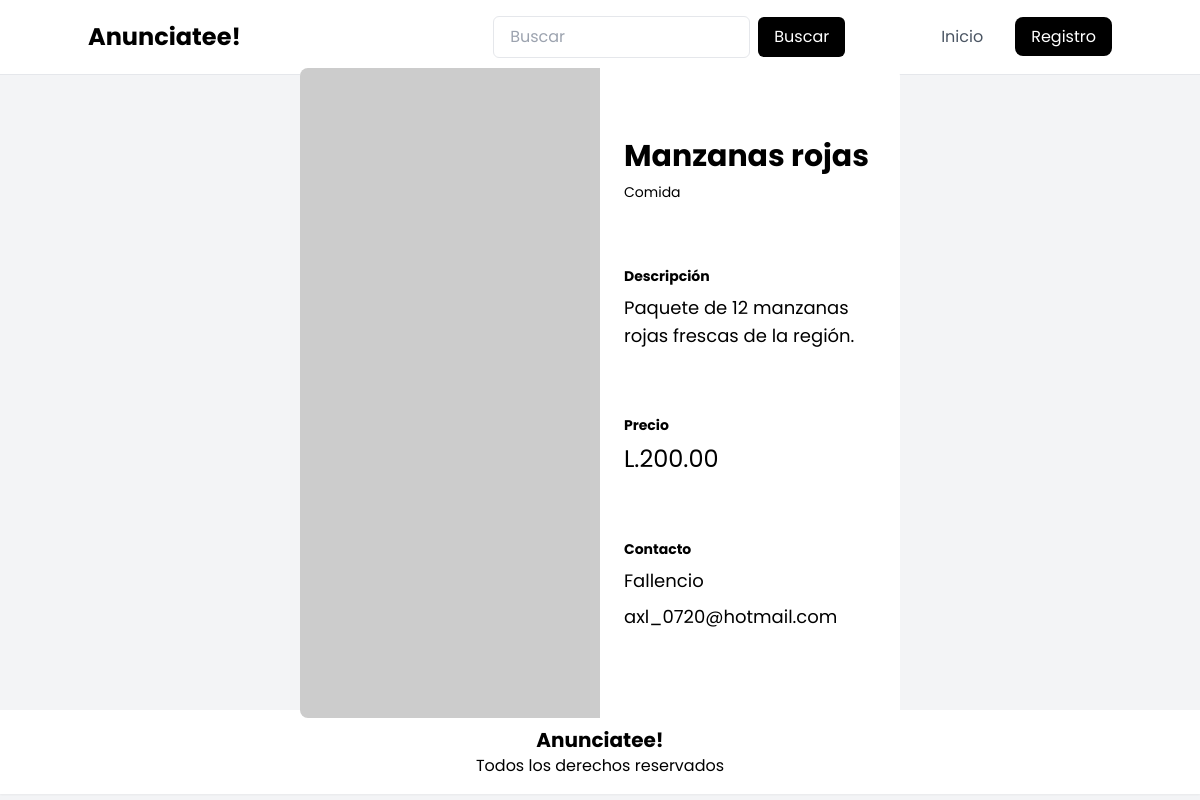
/anuncio.php?id=62, run on the app's committed database.
### tables this page shows
CREATE TABLE `advertisement` (
  `id` int(11) NOT NULL,
  `title` varchar(255) NOT NULL,
  `description` text NOT NULL,
  `price` decimal(10,2) NOT NULL,
  `user_id` int(11) NOT NULL,
  `category_id` int(11) NOT NULL
);

CREATE TABLE `categories` (
  `id` int(11) NOT NULL,
  `name` varchar(20) NOT NULL
);

CREATE TABLE `users` (
  `id` int(11) NOT NULL,
  `email` varchar(100) NOT NULL,
  `username` varchar(10) NOT NULL,
  `password` varchar(50) NOT NULL
);

### models/Advertisement.php (called while the page is built, shortened)
<?php
class Advertisement {
    private $connection;
    public function __construct($db) {
        $this->connection = $db;
    }
    public function getAdvertisementsById($id){
        try{
            $query = "SELECT a.id , a.title, a.description, a.price, u.email, u.username, a.category_id, a.user_id
            FROM advertisement as a INNER JOIN users as u ON a.user_id = u.id WHERE a.id = :id";
            $stmt = $this->connection->prepare($query);
            $stmt->bindParam(':id', $id);
            $stmt->execute();
            $advertisement = $stmt->fetch(PDO::FETCH_ASSOC);
            return $advertisement;
        }catch(PDOException $e){
            echo "Error: " . $e->getMessage();
        }
    }
}

### models/Category.php (called while the page is built, shortened)
<?php
class Category{
    private $connection;
    public function __construct($db){
        $this->connection = $db;
    }
    public function getCategoryNameById($id){
        try{
            $query = "SELECT name FROM categories WHERE id = :id";
            $stmt = $this->connection->prepare($query);
            $stmt->bindParam(':id', $id);
            $stmt->execute();
            $category = $stmt->fetch(PDO::FETCH_ASSOC);
            return $category['name'];
        }catch(PDOException $e){
            echo "Error: " . $e->getMessage();
        }
    }
}

### anuncio.php (the view, shortened to what this page needs)
<?php
include_once 'components/header.php';
include_once './models/Advertisement.php';
include_once './models/Category.php';
$database = new Database();
$connection = $database->getConnection();
$advertisement = new Advertisement($connection);
$category = new Category($connection);
$anuncio = $advertisement->getAdvertisementsById($_GET['id']);
$category_name = $category->getCategoryNameById($anuncio['category_id']);
?>
<main class="flex  flex-col justify-center items-center md:flex-row  " style="height: calc(100vh - 165px);">
    <div class="bg-white rounded-lg overflow-hidden flex items-center w-3/4 md:w-2/4 gap-4" style="height: 650px;">
        <img class="h-full w-2/4 object-cover" src="https://picsum.photos/200/300?random=<?php echo $_GET['id'] ?>" alt="Imagen del anuncio">
        <div class="py-4 px-2 flex flex-col justify-between items-center w-full h-5/6 items-center">
            <div class="flex flex-col w-full mb-4">
                <h1 class="text-3xl font-bold mb-2"><?php echo $anuncio['title'] ?></h1>
                <h2 class="text-sm"><?php echo $category_name ?></h2>
            </div>
            <div class="flex flex-col w-full gap-2 overflow-auto mb-4">
                <h3 class="text-sm font-bold">Descripción</h3>
                <p class="text-lg"><?php echo $anuncio['description'] ?></p>
            </div>
            <div class="flex flex-col w-full gap-2 mb-4">
                <h3 class="text-sm font-bold">Precio</h3>
                <p class="text-2xl">L.<?php echo $anuncio['price'] ?></p>
            </div>
            <div class="flex flex-col w-full gap-2 mb-4">
                <h3 class="text-sm font-bold">Contacto</h3>
                <p class="text-lg"><?php echo $anuncio['username'] ?></p>
                <p class="text-lg"><?php echo $anuncio['email'] ?></p>
            </div>
        </div>
    </div>
</main>
<?php
include_once 'components/footer.php';
?>

### assets/css/style.css (style rules this page uses)
* { margin: 0; padding: 0; box-sizing: border-box; font-family: 'Poppins', sans-serif; }

### data on the page
advertisement: title "Manzanas rojas", category.name "Comida", description "Paquete de 12 manzanas rojas frescas de la región.", price "200.00", user.username "Fallencio", user.email "axl_0720@hotmail.com"
